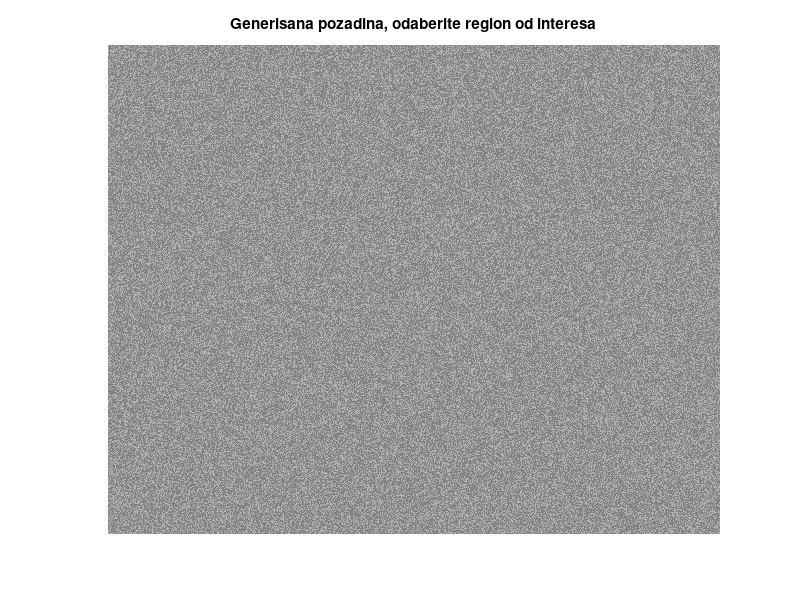

MATLAB code for this plot: (Note: this script raises an error after producing the figure.)
%% Formiranje kolaza raznih slika

%% Inicijalizacija

close all
clear all
clc

%% Dimenzije slike
% izmeniti u odgovarajucu velicinu
vrste = 512;
kolone = 640;

%% Formiranje pozadine
% Formira se pozadina od slucajnog suma. Umesto ovako formirane pozadine,
% moguce je ucitati sliku od interesa i na njoj vrsiti izdvajanje
pozadina = zeros(vrste, kolone);

for vr = 1:vrste
    for ko = 1:kolone
        trenutni = rand(1);
        if(trenutni < 0.5)
            pozadina(vr,ko) = 0.5;
        else if(trenutni < 0.7)
                pozadina(vr,ko) = trenutni;
            else
                pozadina(vr,ko) = 0.7;
            end
        end
    end
end

%% Ucitavanje slike
% slika = imread('ime.jpg');

%% Prikaz generisane pozadine ili ucitane slike
figure
imshow(pozadina)
title('Generisana pozadina, odaberite region od interesa')

% Kod za izdvajanje regiona od interesa. Treba da postoji prikazana slika
% na ekranu, bilo generisana bilo ucitana. Kliktanjem na odgovarajuca mesta
% na slici se pravi izlomljena linija. Linija mora da se zatvori tako sto
% se poslednji klik izvrsi na pocetnu tacku. Pojavice se krug kada se
% kursor dovede iznad pocetne tacke. Posle klika moguce je pomerati ceo
% region radi boljeg pozicioniranja. Dvoklik na region zavrsava operaciju
% odabira zeljenog regiona
region = roipoly;

% Pretvaranje u cisto binarnu sliku
region = im2bw(region, 0.5);

% Kada se zavrsi izbor zeljenog regiona, prikazuje crno bela slika.
% Izabrani deo je prikazan belom bojom.
figure
imshow(region)

%% Pamcenje slike
% Izabranu sliku zapamtimo radi daljeg koriscenja
imwrite(region,'odabrano.jpg');

% pamcenje pozadine
imwrite(pozadina,'pozadina.jpg');